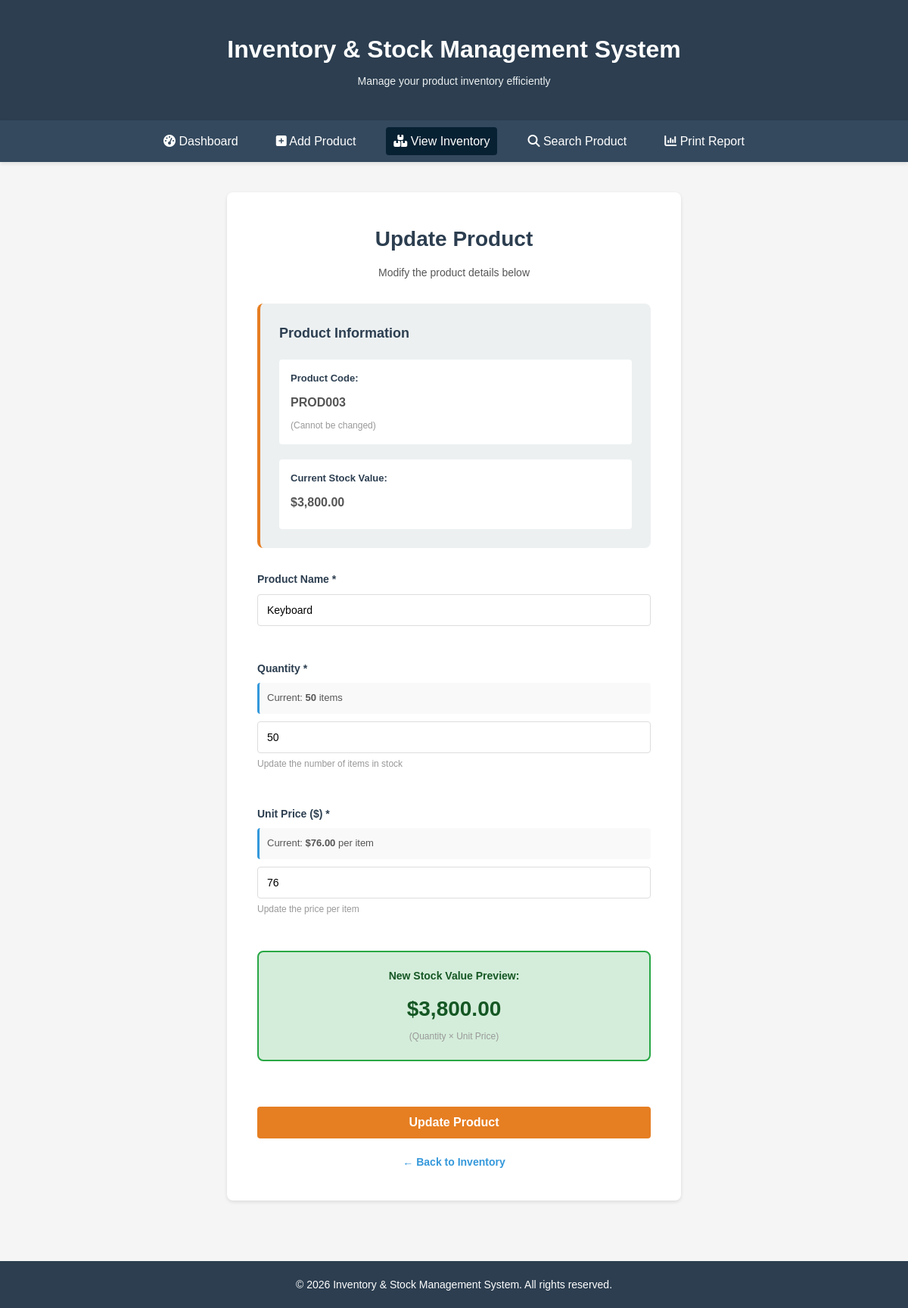
Screenshot of /update_product.php?id=4 with the database file from the repository.
### tables this page shows
CREATE TABLE `products` (
  `id` int(11) NOT NULL,
  `product_code` varchar(50) NOT NULL,
  `product_name` varchar(100) NOT NULL,
  `quantity` int(11) NOT NULL,
  `unit_price` int(11) NOT NULL,
  `created_at` timestamp NOT NULL DEFAULT current_timestamp(),
  `updated_at` timestamp NOT NULL DEFAULT current_timestamp() ON UPDATE current_timestamp()
);

### update_product.php (the view, shortened to what this page needs)
<?php
require_once 'config/db.php';
$product_id = $_GET['id'];
$query = "SELECT id, product_code, product_name, quantity, unit_price FROM products WHERE id = '$product_id'";
$result = mysqli_query($conn, $query);
$product = mysqli_fetch_assoc($result);
?>
<!DOCTYPE html>
<html lang="en">
<head>
    <link rel="stylesheet" href="https://cdnjs.cloudflare.com/ajax/libs/font-awesome/6.7.2/css/all.min.css">
    <link rel="stylesheet" href="css/style.css">
</head>
<body>
    <header class="header">
        <div class="container">
            <h1>Inventory & Stock Management System</h1>
            <p class="tagline">Manage your product inventory efficiently</p>
        </div>
    </header>
    <nav class="navbar">
        <div class="container">
            <ul class="nav-menu">
                <li><a href="index.php"><i class="fa-solid fa-gauge-high"></i> Dashboard</a></li>
                <li><a href="add_product.php"><i class="fa-solid fa-square-plus"></i> Add Product</a></li>
                <li><a href="view_inventory.php" class="active"><i class="fa-solid fa-boxes-stacked"></i> View Inventory</a></li>
                <li><a href="search_product.php"><i class="fa-solid fa-magnifying-glass"></i> Search Product</a></li>
                <li><a href="print_report.php"><i class="fa-solid fa-chart-column"></i> Print Report</a></li>
            </ul>
        </div>
    </nav>
    <main class="main-content">
        <div class="container">
            <article class="form-container">
                <h2>Update Product</h2>
                <p class="form-intro">Modify the product details below</p>
                <div class="product-info-card">
                    <h3>Product Information</h3>
                    <div class="info-grid">
                        <div class="info-item">
                            <label>Product Code:</label>
                            <p><strong><?php echo $product['product_code']; ?></strong></p>
                            <small>(Cannot be changed)</small>
                        </div>
                        <div class="info-item">
                            <label>Current Stock Value:</label>
                            <p><strong>$<?php echo number_format($product['quantity'] * $product['unit_price'], 2); ?></strong></p>
                        </div>
                    </div>
                </div>
                <form action="update_product.php?id=<?php echo $product_id; ?>" method="POST" class="product-form">
                    <div class="form-group">
                        <label for="product_name">Product Name *</label>
                        <input
                            type="text"
                            id="product_name"
                            name="product_name"
                            value="<?php echo $product['product_name']; ?>"
                            required
                        >
                    </div>
                    <div class="form-group">
                        <label for="quantity">Quantity *</label>
                        <div class="quantity-info">
                            <p class="current-qty">Current: <strong><?php echo $product['quantity']; ?></strong> items</p>
                        </div>
                        <input
                            type="number"
                            id="quantity"
                            name="quantity"
                            value="<?php echo $product['quantity']; ?>"
                            min="0"
                            required
                        >
                        <small>Update the number of items in stock</small>
                    </div>
                    <div class="form-group">
                        <label for="unit_price">Unit Price ($) *</label>
                        <div class="price-info">
                            <p class="current-price">Current: <strong>$<?php echo number_format($product['unit_price'], 2); ?></strong> per item</p>
                        </div>
                        <input
                            type="number"
                            id="unit_price"
                            name="unit_price"
                            value="<?php echo $product['unit_price']; ?>"
                            step="0.01"
                            min="0"
                            required
                        >
                        <small>Update the price per item</small>
                    </div>
                    <div class="stock-value-preview">
                        <h4>New Stock Value Preview:</h4>
                        <p>
                            <strong id="preview-value">
                                $<?php echo number_format($product['quantity'] * $product['unit_price'], 2); ?>
                            </strong>
                        </p>
                        <small>(Quantity × Unit Price)</small>
                    </div>
                    <button type="submit" class="btn-submit">Update Product</button>
                </form>
                <p class="back-link"><a href="view_inventory.php">← Back to Inventory</a></p>
            </article>
        </div>
    </main>
    <footer class="footer">
        <div class="container">
            <p>&copy; 2026 Inventory & Stock Management System. All rights reserved.</p>
        </div>
    </footer>
</body>
</html>

### css/style.css (style rules this page uses)
* { margin: 0; padding: 0; box-sizing: border-box; }
body { font-family: Arial, sans-serif; line-height: 1.6; color: #333; background-color: #f5f5f5; }
.container { max-width: 1200px; margin: 0 auto; padding: 0 20px; }
.header { background-color: #2c3e50; color: white; padding: 40px 0; text-align: center; box-shadow: 0 2px 5px rgba(0, 0, 0, 0.1); }
.header h1 { font-size: 32px; margin-bottom: 5px; }
.tagline { font-size: 14px; color: #ecf0f1; }
.navbar { background-color: #34495e; padding: 15px 0; box-shadow: 0 2px 5px rgba(0, 0, 0, 0.1); position: sticky; top: 0; z-index: 100; }
.nav-menu { list-style: none; display: flex; justify-content: center; gap: 30px; }
.nav-menu a { color: white; text-decoration: none; font-weight: 500; padding: 5px 10px; transition: background-color 0.3s; }
.nav-menu a:hover, .nav-menu a.active { background-color: #072133; border-radius: 4px; padding: 10px; }
.main-content { padding: 40px 0; min-height: calc(100vh - 200px); }
.footer { background-color: #2c3e50; color: white; text-align: center; padding: 20px 0; margin-top: 40px; }
.footer p { font-size: 14px; }
.form-container { background-color: white; padding: 40px; border-radius: 8px; box-shadow: 0 2px 5px rgba(0, 0, 0, 0.1); max-width: 600px; margin: 0 auto; }
.form-container h2 { text-align: center; color: #2c3e50; margin-bottom: 10px; font-size: 28px; }
.form-intro { text-align: center; color: #555; margin-bottom: 30px; font-size: 14px; }
.product-form { display: flex; flex-direction: column; gap: 20px; }
.form-group { display: flex; flex-direction: column; }
.form-group label { color: #2c3e50; font-weight: bold; margin-bottom: 8px; font-size: 14px; }
.form-group input { padding: 12px; border: 1px solid #ddd; border-radius: 4px; font-size: 14px; font-family: Arial, sans-serif; transition: border-color 0.3s; }
.form-group small { font-size: 12px; color: #999; margin-top: 5px; }
.btn-submit { background-color: #27ae60; color: white; padding: 12px; border: none; border-radius: 4px; font-weight: bold; font-size: 16px; cursor: pointer; transition: background-color 0.3s; margin-top: 10px; }
.back-link { text-align: center; font-size: 14px; color: #555; margin-top: 20px; }
.back-link a { color: #3498db; text-decoration: none; font-weight: bold; }
.product-info-card { background-color: #ecf0f1; padding: 25px; border-radius: 8px; margin-bottom: 30px; border-left: 4px solid #e67e22; }
.product-info-card h3 { color: #2c3e50; margin-bottom: 20px; font-size: 18px; }
.info-grid { display: grid; grid-template-columns: repeat(auto-fit, minmax(250px, 1fr)); gap: 20px; }
.info-item { background-color: white; padding: 15px; border-radius: 4px; }
.info-item label { display: block; color: #2c3e50; font-weight: bold; margin-bottom: 8px; font-size: 13px; }
.info-item p { color: #555; margin-bottom: 8px; font-size: 16px; }
.info-item small { display: block; color: #999; font-size: 12px; }
.quantity-info, .price-info { background-color: #f9f9f9; padding: 10px; border-radius: 4px; margin-bottom: 10px; border-left: 3px solid #3498db; }
.current-qty, .current-price { color: #555; margin: 0; font-size: 13px; }
.stock-value-preview { background-color: #d4edda; border: 2px solid #28a745; border-radius: 8px; padding: 20px; margin-bottom: 30px; text-align: center; }
.stock-value-preview h4 { color: #155724; margin-bottom: 10px; font-size: 14px; }
.stock-value-preview p { color: #155724; margin: 0; font-size: 28px; font-weight: bold; }
.stock-value-preview small { display: block; color: #155724; font-size: 12px; margin-top: 5px; }
.product-form input[type="number"] { width: 100%; padding: 12px; border: 1px solid #ddd; border-radius: 4px; font-size: 14px; transition: border-color 0.3s; }
.product-form .form-group { margin-bottom: 25px; }
.product-form label { display: block; color: #2c3e50; font-weight: bold; margin-bottom: 8px; font-size: 14px; }
.product-form small { display: block; color: #999; font-size: 12px; margin-top: 5px; }
.form-container .btn-submit { background-color: #e67e22; color: white; padding: 12px; border: none; border-radius: 4px; font-weight: bold; font-size: 16px; cursor: pointer; transition: background-color 0.3s; width: 100%; margin-top: 10px; }

### rows the page displays
products: product_code "PROD003", $product['quantity'] * $product['unit_price'] "3,800.00", product_name "Keyboard", quantity "50", unit_price "76.00", unit_price "76"
